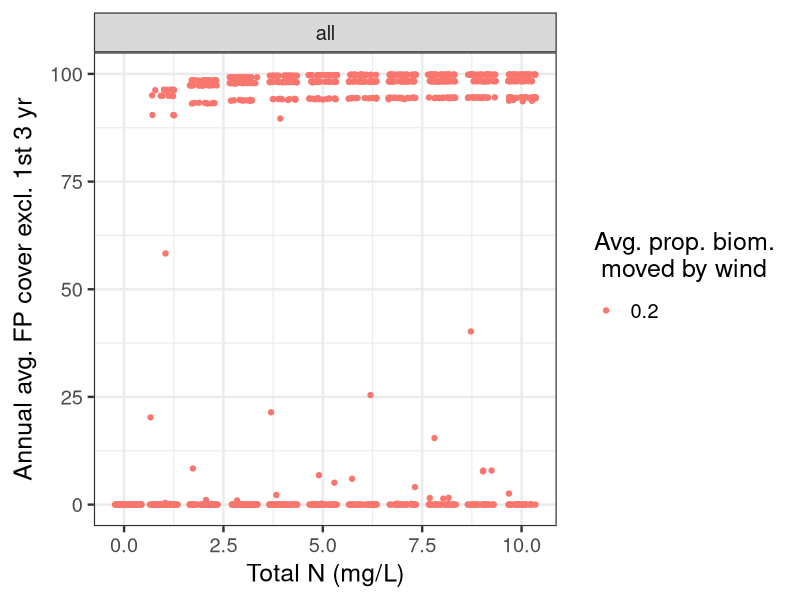
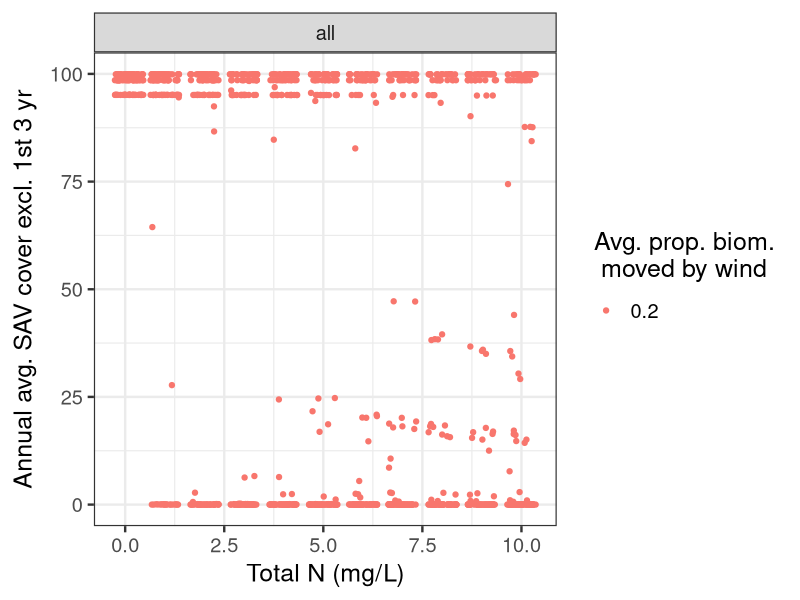

These charts were generated, in order, by the following R code: (Note: this script raises an error after producing the figures.)
#########################################################
# Summarize results from multiple simulations           # 
#                                                       #
# By: Michael J. McCann                                 #
# Created: 3/19/2014                                    #
# Updated: 6/27/2014                                    #
######################################################### 

library(ggplot2)
library(gridExtra)

data <- read.csv("output18.csv") # imports parameter  values for all simulations 
head(data)
nrow(data)

# If I have multiple simulations @ the same parameter values, 
# I may want to get summary values - e.g., means, variances - & plot those instead
# use package plyr 

###############
# With MOVE() #
###############
# Y = average average FP cover for all years (except for first three)
FP_plot <- ggplot(data, aes(x=TOTALN,y=avg_avg_FPcover,colour=as.factor(wind_avg))) 
FP_plot <- FP_plot + geom_point(position="jitter")
FP_plot <- FP_plot + facet_grid(. ~ wind_direction)
FP_plot <- FP_plot + ylim(0,100)
FP_plot <- FP_plot + xlab("Total N (mg/L)")
FP_plot <- FP_plot + ylab(expression(paste("Annual avg. FP cover excl. 1st 3 yr")))
FP_plot <- FP_plot + labs(colour=expression(paste("Avg. prop. biom.\n moved by wind")))
FP_plot <- FP_plot + theme_bw(base_size=18)
FP_plot

SAV_plot <- ggplot(data, aes(x=TOTALN,y=avg_avg_SAVcover,colour=as.factor(wind_avg)))
SAV_plot <- SAV_plot + geom_point(position="jitter")
SAV_plot <- SAV_plot + facet_grid(. ~ wind_direction)
SAV_plot <- SAV_plot + ylim(0,100)
SAV_plot <- SAV_plot + xlab("Total N (mg/L)")
SAV_plot <- SAV_plot + ylab(expression(paste("Annual avg. SAV cover excl. 1st 3 yr")))
SAV_plot <- SAV_plot + labs(colour=expression(paste("Avg. prop. biom.\n moved by wind")))
SAV_plot <- SAV_plot + theme_bw(base_size=18)
SAV_plot

combined_plot <- grid.arrange(FP_plot, SAV_plot,ncol=1, main=NULL,sub=NULL)
combined_plot <- arrangeGrob(FP_plot, SAV_plot,ncol=1, main=NULL,sub=NULL)
ggsave(file="output17 - FP&SAV - with_wind - with_move - constant NtoP.pdf",combined_plot, height=11,width=8)

########################################
# Facet by wind_direction and wind_avg #
########################################

###############
# With MOVE() #
###############
# Y = average average FP cover for all years (except for first three)
FP_plot_2 <- ggplot(data, aes(x=TOTALN,y=avg_avg_FPcover)) 
FP_plot_2 <- FP_plot_2 + geom_point(alpha=0.4)
FP_plot_2 <- FP_plot_2 + facet_grid(wind_avg ~ wind_direction)
FP_plot_2 <- FP_plot_2 + ylim(0,100)
FP_plot_2 <- FP_plot_2 + xlab("Total N (mg/L)")
FP_plot_2 <- FP_plot_2 + ylab(expression(paste("Annual avg. FP cover excl. 1st 3 yr")))
FP_plot_2 <- FP_plot_2 + labs(colour=expression(paste("Avg. prop. biom.\n moved by wind")))
FP_plot_2 <- FP_plot_2 + theme_bw(base_size=18)
FP_plot_2
ggsave(file="output17 - FP&SAV - with_wind - with_move - constant NtoP - FP only.pdf",FP_plot_2, height=11,width=8)

SAV_plot_2 <- ggplot(data, aes(x=TOTALN,y=avg_avg_SAVcover))
SAV_plot_2 <- SAV_plot_2 + geom_point(alpha=0.4)
SAV_plot_2 <- SAV_plot_2 + facet_grid(wind_avg ~ wind_direction)
SAV_plot_2 <- SAV_plot_2 + ylim(0,100)
SAV_plot_2 <- SAV_plot_2 + xlab("Total N (mg/L)")
SAV_plot_2 <- SAV_plot_2 + ylab(expression(paste("Annual avg. SAV cover excl. 1st 3 yr")))
SAV_plot_2 <- SAV_plot_2 + labs(colour=expression(paste("Avg. prop. biom.\n moved by wind")))
SAV_plot_2 <- SAV_plot_2 + theme_bw(base_size=18)
SAV_plot_2
ggsave(file="output17 - FP&SAV - with_wind - with_move - constant NtoP - SAV only.pdf",SAV_plot_2, height=11,width=8)


combined_plot_2 <- grid.arrange(FP_plot_2, SAV_plot_2,ncol=1, main=NULL,sub=NULL)
combined_plot_2 <- arrangeGrob(FP_plot_2, SAV_plot_2,ncol=1, main="with",sub=NULL)
ggsave(file="output17 - FP&SAV - with_wind - with - constant NtoP - 2.pdf",combined_plot_2, height=11,width=12)


